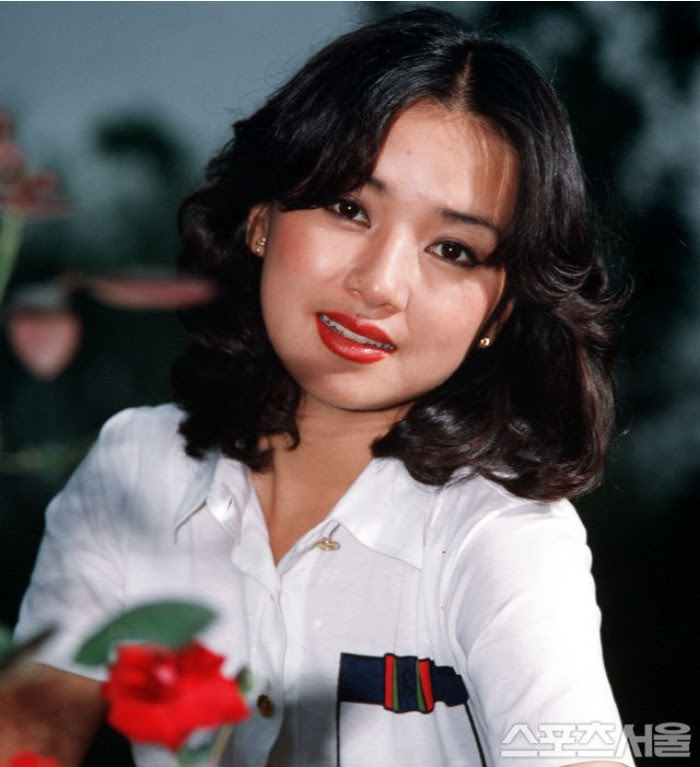
#> input picture girl.jpg, 700 x 767 px
$ python convolution.py
#> lines starting #> are read from the running program, lines starting #| are printed output that depends on the picture; after the words box and inside, x2 and y2 are one past the last pixel; in counts of white or black regions, pixels touching at a corner belong together
# -*- coding: utf-8 -*-
"""
Created on Mon Mar 13 17:17:52 2023

@author: MC-IBD-Dev
"""

import cv2 as cv
import numpy as np

img= cv.imread('girl.jpg')
#> img is the input picture: shape (767, 700, 3); mean B, G, R 90.6, 89.7, 97.9
img= cv.resize(img, dsize=(0,0), fx= 0.4, fy= 0.4)
#> img: shape (307, 280, 3)
gray= cv.cvtColor(img, cv.COLOR_BGR2GRAY)
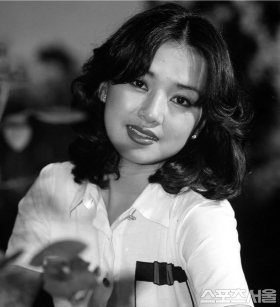
#> gray: shape (307, 280); min 0, max 255, mean 92.1

cv.putText(gray, 'girl', (10,20), cv.FONT_HERSHEY_SIMPLEX, 0.7, (255,255,255), 2)
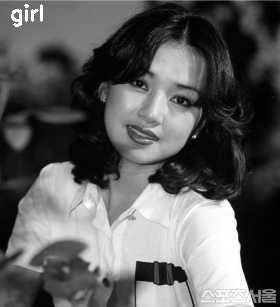
#> gray: shape (307, 280); 0.32% of pixels changed, all inside (x1, y1, x2, y2) = (11, 4, 43, 27)
cv.imshow('Original', gray)


smooth= np.hstack((cv.GaussianBlur(gray, (5,5),0.0),
                   cv.GaussianBlur(gray, (9,9),0.0),
                   cv.GaussianBlur(gray, (15,15),0.0)))
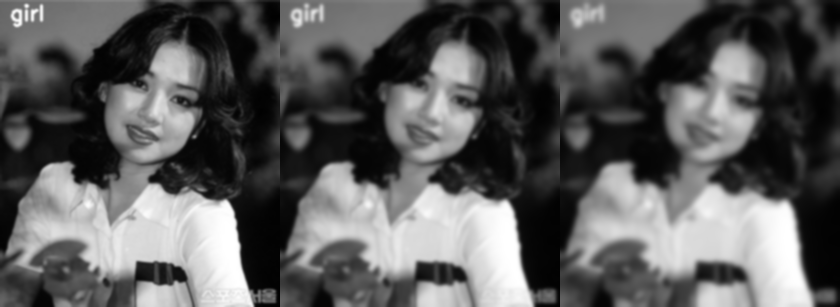
#> smooth: shape (307, 840); min 1, max 255, mean 92.5

cv.imshow('Smooth', smooth)


femboss= np.array([[-1.0, 0.0, 0.0],
                   [ 0.0, 0.0, 0.0],
                   [ 0.0, 0.0, 1.0]])

gray16= np.int16(gray)
emboss= np.uint8(np.clip(cv.filter2D(gray16, -1, femboss)+128, 0, 255))
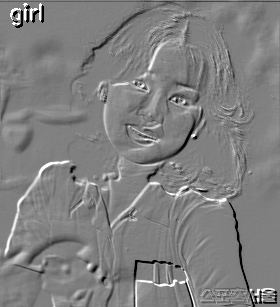
#> emboss: shape (307, 280); min 0, max 255, mean 128.1
emboss_bad= np.uint8(cv.filter2D(gray16, -1, femboss)+128)
emboss_worse= cv.filter2D(gray, -1, femboss)
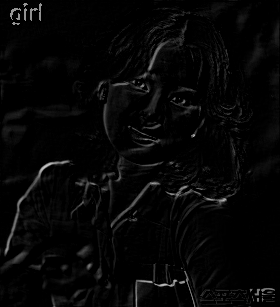
#> emboss_worse: shape (307, 280); min 0, max 200, mean 6.2

cv.imshow('Emboss', emboss)
cv.imshow('Emboss_bad', emboss_bad)
cv.imshow('Emboss_worse', emboss_worse)


cv.waitKey(0)
cv.destroyAllWindows()

$ run again, with dog.jpg copied over girl.jpg
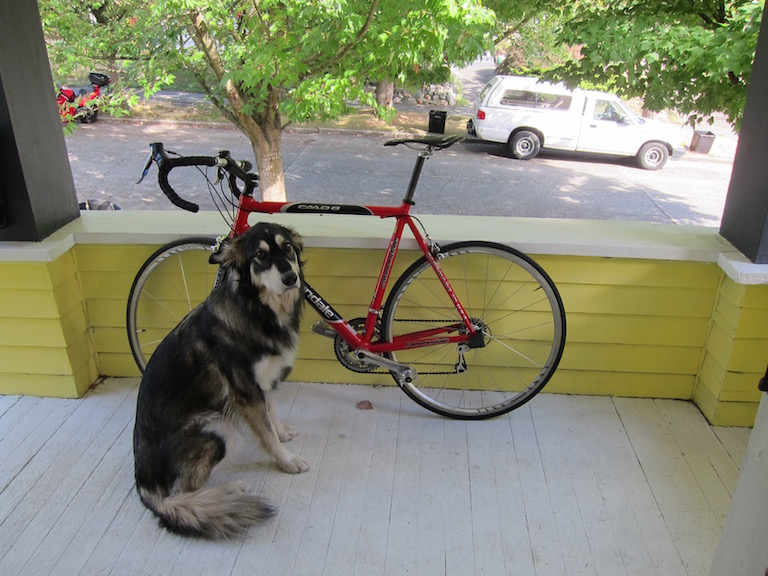
#> input picture dog.jpg, 768 x 576 px
#> img is the input picture: shape (576, 768, 3); mean B, G, R 114.1, 135.7, 134.4
#> img: shape (230, 307, 3)
#> `cv.putText(gray, 'girl', (10,20), cv.FONT_HERSHEY_SIMPLEX, 0.7, (255,2..`:
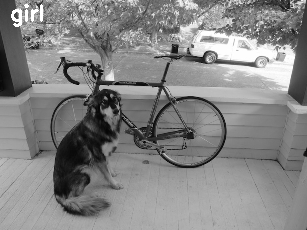
#> gray: shape (230, 307); min 4, max 255, mean 133.3
#> `emboss_worse= cv.filter2D(gray, -1, femboss)`:
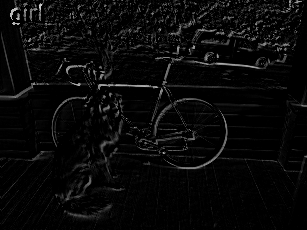
#> emboss_worse: shape (230, 307); min 0, max 211, mean 9.3
